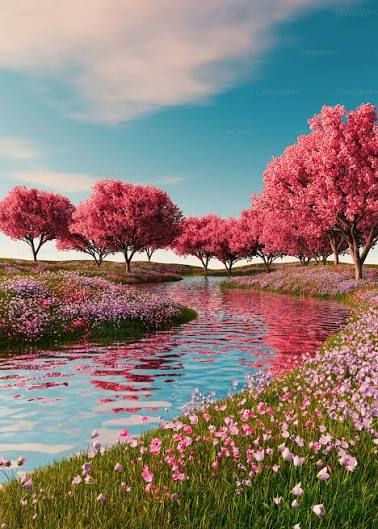
#> input picture images.jpg, 378 x 529 px
$ python image_basic.py
#> lines starting #> are read from the running program, lines starting #| are printed output that depends on the picture; after the words box and inside, x2 and y2 are one past the last pixel; in counts of white or black regions, pixels touching at a corner belong together; long printed decimals are rounded
import cv2
import numpy as np

img = cv2.imread('./images.jpg')
#> img is the input picture: shape (529, 378, 3); mean B, G, R 115, 121.3, 136.2

cv2.imshow('img', img)
cv2.waitKey(0)
cv2.destroyAllWindows()


#basic image operations
print(img)
#> (printed output is left out)
print(img.shape)
#| (529, 378, 3)
print(img.dtype)
#| uint8

# image color space conversion

image = cv2.cvtColor(img, cv2.COLOR_BGR2RGB)
print(image)
#> (printed output is left out)
cv2.imshow('image', image)

image = cv2.cvtColor(img, cv2.COLOR_BGR2HSV)
#> image: shape (529, 378, 3); mean H, S, V 80.8, 116.6, 155.2
print(image)
#> (printed output is left out)
cv2.imshow('image', image)

gray = cv2.cvtColor(img, cv2.COLOR_BGR2GRAY)
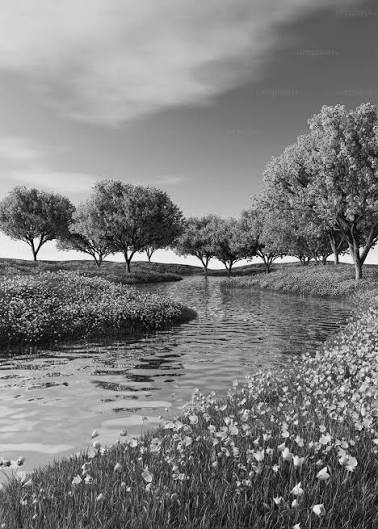
#> gray: shape (529, 378); min 1, max 254, mean 125
print(gray)
#> (printed output is left out)
cv2.imshow('gray', gray)

# image numberical operations

print(np.max(img))
#| 255
print(np.min(img))
#| 0
print(np.mean(img))
#| 124.164
print(np.std(img))
#| 61.853

# image filtering

blur = cv2.GaussianBlur(gray, (5, 5), 0)
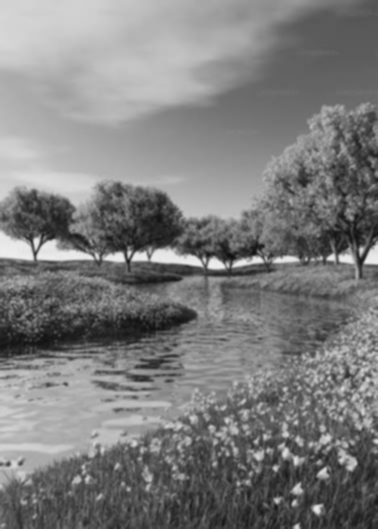
#> blur: shape (529, 378); min 14, max 238, mean 125.1
# print(blur)
cv2.imshow('blur', blur)

thresh = cv2.threshold(blur, 127, 255, cv2.THRESH_BINARY)[1]
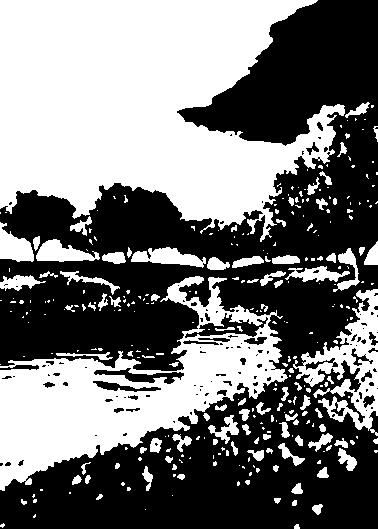
#> thresh: shape (529, 378); 47% white; 307 white regions (208 under 20 px), largest, box (x1, y1, x2, y2) and area: (0, 0, 345, 242) 54505, (0, 276, 288, 491) 23238, (293, 289, 378, 436) 4499
print(thresh)
#> (printed output is left out)
cv2.imshow('thresh', thresh)

# image resizing and rotation

image = cv2.resize(img, (0, 0), fx=2, fy=2)
#> image: shape (1058, 756, 3)
cv2.imshow('image', image)

image = cv2.rotate(img, cv2.ROTATE_90_CLOCKWISE)
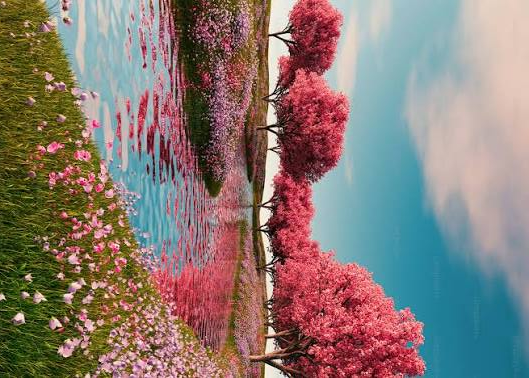
#> image: shape (378, 529, 3); mean B, G, R 115, 121.3, 136.2
image = cv2.rotate(img, cv2.ROTATE_90_COUNTERCLOCKWISE)
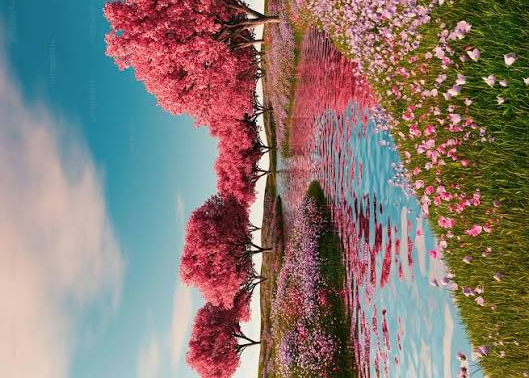
#> image: shape (378, 529, 3); mean B, G, R 115, 121.3, 136.2
image = cv2.rotate(img, cv2.ROTATE_180)
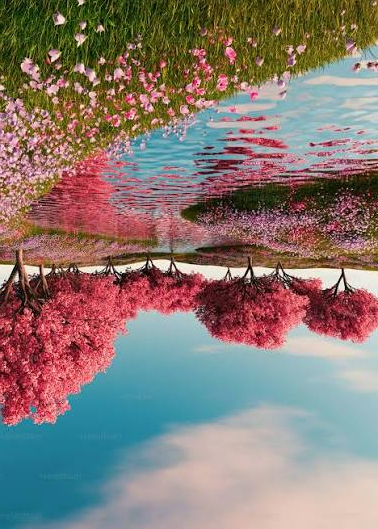
#> image: shape (529, 378, 3); mean B, G, R 115, 121.3, 136.2
cv2.imshow('image', image)

# image edge detection
image = cv2.Canny(img, 100, 200)
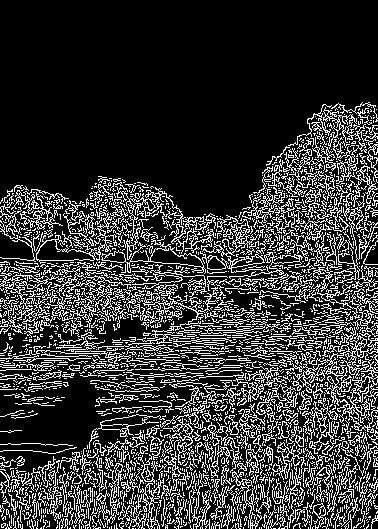
#> image: shape (529, 378); 21.3% white in thin lines or dots, all inside (x1, y1, x2, y2) = (0, 102, 378, 529)
cv2.imshow('image', image)


cv2.waitKey(0)
cv2.destroyAllWindows()
